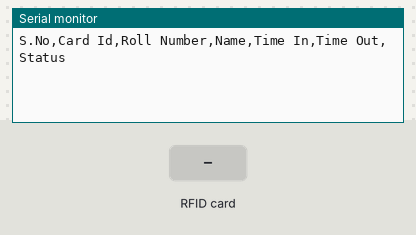
The sketch below on a simulated Arduino Uno, built with avr-gcc and run on an emulated ATmega328P. Shown: the last lines printed to the serial monitor. The inputs (shaded band) are chosen by the test bench.

Above: at 1.2 s.
1.3 s: RFID card A3 89 BF BD held to the reader
At 2.5 s:
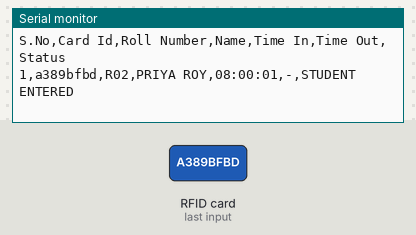
2.8 s: RFID card 5E 7A 19 C4 held to the reader
At 3.9 s:
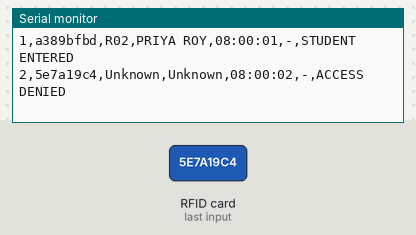
4.3 s: RFID card A3 89 BF BD held to the reader
At 5.3 s:
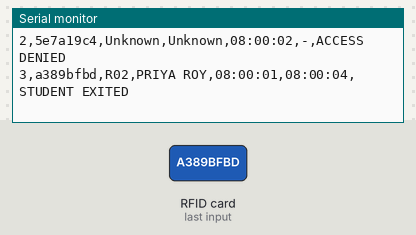

Measured:
- after the input at 1.3 s, the serial monitor: prints a new line at once (image 1)
- after the input at 2.8 s, the serial monitor: prints a new line at once (image 2)
- after the input at 4.3 s, the serial monitor: prints a new line at once (image 3)

The sketch:

rfid.ino
```cpp
#include <SPI.h>
#include <MFRC522.h>

#define SDA_PIN 10
#define RST_PIN 9

MFRC522 mfrc522(SDA_PIN, RST_PIN);

int recordNumber = 1;
unsigned long startTime;

int baseHour = 8, baseMinute = 0, baseSecond = 0;

struct StudentInfo {
  String uid;
  String rollNo;
  String studentName;
  String entryTime;
  bool present;
};

// Student list
StudentInfo studentList[] = {
  {"f34228f", "R01", "RONY ROY", "", false},
  {"a389bfbd", "R02", "PRIYA ROY", "", false}
};

const int totalStudents = sizeof(studentList) / sizeof(studentList[0]);

// Time function
String currentTime() {
  unsigned long totalSecs = (millis() - startTime) / 1000;

  int hour = baseHour + totalSecs / 3600;
  int minute = baseMinute + (totalSecs % 3600) / 60;
  int second = baseSecond + (totalSecs % 60);

  if (hour >= 24) hour %= 24;

  char timeString[9];
  sprintf(timeString, "%02d:%02d:%02d", hour, minute, second);
  return String(timeString);
}

// Find student index
int getStudentIndex(String cardId) {
  for (int i = 0; i < totalStudents; i++) {
    if (studentList[i].uid == cardId) return i;
  }
  return -1;
}

void setup() {
  Serial.begin(9600);
  SPI.begin();
  mfrc522.PCD_Init();

  startTime = millis();

  Serial.println("S.No,Card Id,Roll Number,Name,Time In,Time Out,Status");
}

void loop() {

  // Wait for card
  if (!mfrc522.PICC_IsNewCardPresent() ||
      !mfrc522.PICC_ReadCardSerial()) return;

  // Read UID
  String cardId = "";
  for (byte i = 0; i < mfrc522.uid.size; i++) {
    cardId += String(mfrc522.uid.uidByte[i], HEX);
  }

  cardId.toLowerCase();

  String now = currentTime();
  String timeIn = "-", timeOut = "-", logStatus = "Unknown";

  int index = getStudentIndex(cardId);

  if (index != -1) {
    StudentInfo &student = studentList[index];

    if (!student.present) {
      student.present = true;
      student.entryTime = now;
      timeIn = now;
      logStatus = "STUDENT ENTERED";
    } else {
      timeIn = student.entryTime;
      timeOut = now;
      student.present = false;
      logStatus = "STUDENT EXITED";
    }

    Serial.print(recordNumber++);
    Serial.print(",");
    Serial.print(cardId);
    Serial.print(",");
    Serial.print(student.rollNo);
    Serial.print(",");
    Serial.print(student.studentName);
    Serial.print(",");
    Serial.print(timeIn);
    Serial.print(",");
    Serial.print(timeOut);
    Serial.print(",");
    Serial.println(logStatus);
  }
  else {
    Serial.print(recordNumber++);
    Serial.print(",");
    Serial.print(cardId);
    Serial.print(",Unknown,Unknown,");
    Serial.print(now);
    Serial.print(",-,");
    Serial.println("ACCESS DENIED");
  }

  delay(1000);
  mfrc522.PICC_HaltA();
  mfrc522.PCD_StopCrypto1();
}
```

sketch_mar31a.ino
```cpp

```
